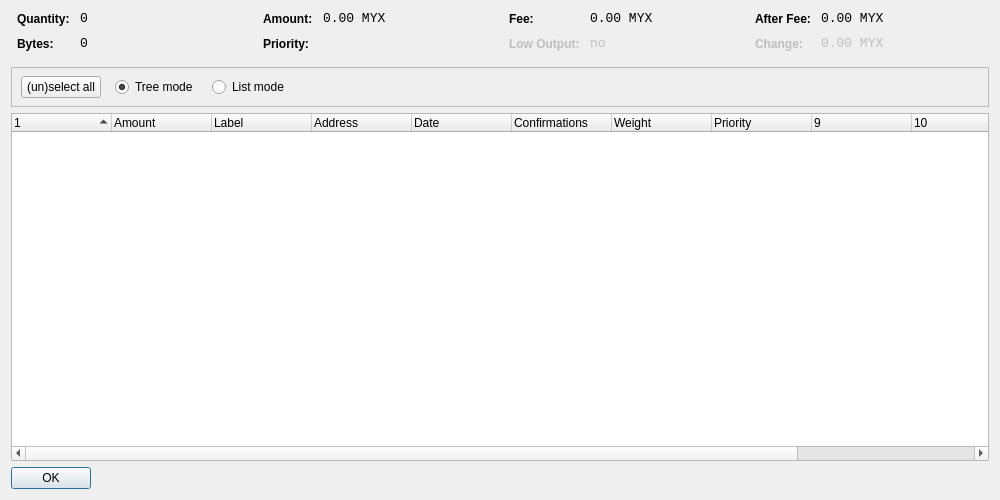
<?xml version="1.0" encoding="UTF-8"?>
<ui version="4.0">
 <class>CoinControlDialog</class>
 <widget class="QWidget" name="CoinControlDialog">
  <property name="geometry">
   <rect>
    <x>0</x>
    <y>0</y>
    <width>1000</width>
    <height>500</height>
   </rect>
  </property>
  <property name="windowTitle">
   <string>Coin Control</string>
  </property>
  <layout class="QVBoxLayout" name="verticalLayout">
   <item>
    <layout class="QHBoxLayout" name="horizontalLayoutTop" stretch="0,0,0,0">
     <property name="topMargin">
      <number>0</number>
     </property>
     <property name="bottomMargin">
      <number>10</number>
     </property>
     <item>
      <layout class="QFormLayout" name="formLayoutCoinControl1">
       <property name="horizontalSpacing">
        <number>10</number>
       </property>
       <property name="verticalSpacing">
        <number>10</number>
       </property>
       <property name="leftMargin">
        <number>6</number>
       </property>
       <property name="rightMargin">
        <number>6</number>
       </property>
       <item row="0" column="0">
        <widget class="QLabel" name="labelCoinControlQuantityText">
         <property name="styleSheet">
          <string notr="true">font-weight:bold;</string>
         </property>
         <property name="text">
          <string>Quantity:</string>
         </property>
        </widget>
       </item>
       <item row="0" column="1">
        <widget class="QLabel" name="labelCoinControlQuantity">
         <property name="font">
          <font>
           <family>Monospace</family>
           <pointsize>10</pointsize>
          </font>
         </property>
         <property name="cursor">
          <cursorShape>IBeamCursor</cursorShape>
         </property>
         <property name="contextMenuPolicy">
          <enum>Qt::ActionsContextMenu</enum>
         </property>
         <property name="text">
          <string notr="true">0</string>
         </property>
         <property name="textInteractionFlags">
          <set>Qt::LinksAccessibleByMouse|Qt::TextSelectableByKeyboard|Qt::TextSelectableByMouse</set>
         </property>
        </widget>
       </item>
       <item row="1" column="0">
        <widget class="QLabel" name="labelCoinControlBytesText">
         <property name="styleSheet">
          <string notr="true">font-weight:bold;</string>
         </property>
         <property name="text">
          <string>Bytes:</string>
         </property>
        </widget>
       </item>
       <item row="1" column="1">
        <widget class="QLabel" name="labelCoinControlBytes">
         <property name="font">
          <font>
           <family>Monospace</family>
           <pointsize>10</pointsize>
          </font>
         </property>
         <property name="cursor">
          <cursorShape>IBeamCursor</cursorShape>
         </property>
         <property name="contextMenuPolicy">
          <enum>Qt::ActionsContextMenu</enum>
         </property>
         <property name="text">
          <string notr="true">0</string>
         </property>
         <property name="textInteractionFlags">
          <set>Qt::LinksAccessibleByMouse|Qt::TextSelectableByKeyboard|Qt::TextSelectableByMouse</set>
         </property>
        </widget>
       </item>
      </layout>
     </item>
     <item>
      <layout class="QFormLayout" name="formLayoutCoinControl2">
       <property name="horizontalSpacing">
        <number>10</number>
       </property>
       <property name="verticalSpacing">
        <number>10</number>
       </property>
       <property name="leftMargin">
        <number>6</number>
       </property>
       <property name="rightMargin">
        <number>6</number>
       </property>
       <item row="0" column="0">
        <widget class="QLabel" name="labelCoinControlAmountText">
         <property name="styleSheet">
          <string notr="true">font-weight:bold;</string>
         </property>
         <property name="text">
          <string>Amount:</string>
         </property>
        </widget>
       </item>
       <item row="0" column="1">
        <widget class="QLabel" name="labelCoinControlAmount">
         <property name="font">
          <font>
           <family>Monospace</family>
           <pointsize>10</pointsize>
          </font>
         </property>
         <property name="cursor">
          <cursorShape>IBeamCursor</cursorShape>
         </property>
         <property name="contextMenuPolicy">
          <enum>Qt::ActionsContextMenu</enum>
         </property>
         <property name="text">
          <string notr="true">0.00 MYX</string>
         </property>
         <property name="textInteractionFlags">
          <set>Qt::LinksAccessibleByMouse|Qt::TextSelectableByKeyboard|Qt::TextSelectableByMouse</set>
         </property>
        </widget>
       </item>
       <item row="1" column="0">
        <widget class="QLabel" name="labelCoinControlPriorityText">
         <property name="styleSheet">
          <string notr="true">font-weight:bold;</string>
         </property>
         <property name="text">
          <string>Priority:</string>
         </property>
        </widget>
       </item>
       <item row="1" column="1">
        <widget class="QLabel" name="labelCoinControlPriority">
         <property name="font">
          <font>
           <family>Monospace</family>
           <pointsize>10</pointsize>
          </font>
         </property>
         <property name="cursor">
          <cursorShape>IBeamCursor</cursorShape>
         </property>
         <property name="contextMenuPolicy">
          <enum>Qt::ActionsContextMenu</enum>
         </property>
         <property name="text">
          <string/>
         </property>
         <property name="textInteractionFlags">
          <set>Qt::LinksAccessibleByMouse|Qt::TextSelectableByKeyboard|Qt::TextSelectableByMouse</set>
         </property>
        </widget>
       </item>
      </layout>
     </item>
     <item>
      <layout class="QFormLayout" name="formLayoutCoinControl3">
       <property name="horizontalSpacing">
        <number>10</number>
       </property>
       <property name="verticalSpacing">
        <number>10</number>
       </property>
       <property name="leftMargin">
        <number>6</number>
       </property>
       <property name="rightMargin">
        <number>6</number>
       </property>
       <item row="0" column="0">
        <widget class="QLabel" name="labelCoinControlFeeText">
         <property name="styleSheet">
          <string notr="true">font-weight:bold;</string>
         </property>
         <property name="text">
          <string>Fee:</string>
         </property>
        </widget>
       </item>
       <item row="0" column="1">
        <widget class="QLabel" name="labelCoinControlFee">
         <property name="font">
          <font>
           <family>Monospace</family>
           <pointsize>10</pointsize>
          </font>
         </property>
         <property name="cursor">
          <cursorShape>IBeamCursor</cursorShape>
         </property>
         <property name="contextMenuPolicy">
          <enum>Qt::ActionsContextMenu</enum>
         </property>
         <property name="text">
          <string notr="true">0.00 MYX</string>
         </property>
         <property name="textInteractionFlags">
          <set>Qt::LinksAccessibleByMouse|Qt::TextSelectableByKeyboard|Qt::TextSelectableByMouse</set>
         </property>
        </widget>
       </item>
       <item row="1" column="0">
        <widget class="QLabel" name="labelCoinControlLowOutputText">
         <property name="enabled">
          <bool>false</bool>
         </property>
         <property name="styleSheet">
          <string notr="true">font-weight:bold;</string>
         </property>
         <property name="text">
          <string>Low Output:</string>
         </property>
        </widget>
       </item>
       <item row="1" column="1">
        <widget class="QLabel" name="labelCoinControlLowOutput">
         <property name="enabled">
          <bool>false</bool>
         </property>
         <property name="font">
          <font>
           <family>Monospace</family>
           <pointsize>10</pointsize>
          </font>
         </property>
         <property name="cursor">
          <cursorShape>IBeamCursor</cursorShape>
         </property>
         <property name="contextMenuPolicy">
          <enum>Qt::ActionsContextMenu</enum>
         </property>
         <property name="text">
          <string>no</string>
         </property>
         <property name="textInteractionFlags">
          <set>Qt::LinksAccessibleByMouse|Qt::TextSelectableByKeyboard|Qt::TextSelectableByMouse</set>
         </property>
        </widget>
       </item>
      </layout>
     </item>
     <item>
      <layout class="QFormLayout" name="formLayoutCoinControl4">
       <property name="horizontalSpacing">
        <number>10</number>
       </property>
       <property name="verticalSpacing">
        <number>10</number>
       </property>
       <property name="leftMargin">
        <number>6</number>
       </property>
       <property name="rightMargin">
        <number>6</number>
       </property>
       <item row="0" column="0">
        <widget class="QLabel" name="labelCoinControlAfterFeeText">
         <property name="styleSheet">
          <string notr="true">font-weight:bold;</string>
         </property>
         <property name="text">
          <string>After Fee:</string>
         </property>
        </widget>
       </item>
       <item row="0" column="1">
        <widget class="QLabel" name="labelCoinControlAfterFee">
         <property name="font">
          <font>
           <family>Monospace</family>
           <pointsize>10</pointsize>
          </font>
         </property>
         <property name="cursor">
          <cursorShape>IBeamCursor</cursorShape>
         </property>
         <property name="contextMenuPolicy">
          <enum>Qt::ActionsContextMenu</enum>
         </property>
         <property name="text">
          <string notr="true">0.00 MYX</string>
         </property>
         <property name="textInteractionFlags">
          <set>Qt::LinksAccessibleByMouse|Qt::TextSelectableByKeyboard|Qt::TextSelectableByMouse</set>
         </property>
        </widget>
       </item>
       <item row="1" column="0">
        <widget class="QLabel" name="labelCoinControlChangeText">
         <property name="enabled">
          <bool>false</bool>
         </property>
         <property name="styleSheet">
          <string notr="true">font-weight:bold;</string>
         </property>
         <property name="text">
          <string>Change:</string>
         </property>
        </widget>
       </item>
       <item row="1" column="1">
        <widget class="QLabel" name="labelCoinControlChange">
         <property name="enabled">
          <bool>false</bool>
         </property>
         <property name="font">
          <font>
           <family>Monospace</family>
           <pointsize>10</pointsize>
          </font>
         </property>
         <property name="cursor">
          <cursorShape>IBeamCursor</cursorShape>
         </property>
         <property name="contextMenuPolicy">
          <enum>Qt::ActionsContextMenu</enum>
         </property>
         <property name="text">
          <string notr="true">0.00 MYX</string>
         </property>
         <property name="textInteractionFlags">
          <set>Qt::LinksAccessibleByMouse|Qt::TextSelectableByKeyboard|Qt::TextSelectableByMouse</set>
         </property>
        </widget>
       </item>
      </layout>
     </item>
    </layout>
   </item>
   <item>
    <widget class="QFrame" name="frame">
     <property name="minimumSize">
      <size>
       <width>0</width>
       <height>40</height>
      </size>
     </property>
     <property name="frameShape">
      <enum>QFrame::StyledPanel</enum>
     </property>
     <property name="frameShadow">
      <enum>QFrame::Sunken</enum>
     </property>
     <widget class="QWidget" name="horizontalLayoutWidget">
      <property name="geometry">
       <rect>
        <x>10</x>
        <y>0</y>
        <width>781</width>
        <height>41</height>
       </rect>
      </property>
      <layout class="QHBoxLayout" name="horizontalLayoutPanel" stretch="0,0,0,0">
       <property name="spacing">
        <number>14</number>
       </property>
       <item>
        <widget class="QPushButton" name="pushButtonSelectAll">
         <property name="sizePolicy">
          <sizepolicy hsizetype="Maximum" vsizetype="Fixed">
           <horstretch>0</horstretch>
           <verstretch>0</verstretch>
          </sizepolicy>
         </property>
         <property name="text">
          <string>(un)select all</string>
         </property>
        </widget>
       </item>
       <item>
        <widget class="QRadioButton" name="radioTreeMode">
         <property name="sizePolicy">
          <sizepolicy hsizetype="Maximum" vsizetype="Fixed">
           <horstretch>0</horstretch>
           <verstretch>0</verstretch>
          </sizepolicy>
         </property>
         <property name="text">
          <string>Tree mode</string>
         </property>
         <property name="checked">
          <bool>true</bool>
         </property>
        </widget>
       </item>
       <item>
        <widget class="QRadioButton" name="radioListMode">
         <property name="sizePolicy">
          <sizepolicy hsizetype="Maximum" vsizetype="Fixed">
           <horstretch>0</horstretch>
           <verstretch>0</verstretch>
          </sizepolicy>
         </property>
         <property name="text">
          <string>List mode</string>
         </property>
        </widget>
       </item>
       <item>
        <spacer name="horizontalSpacer">
         <property name="orientation">
          <enum>Qt::Horizontal</enum>
         </property>
         <property name="sizeHint" stdset="0">
          <size>
           <width>40</width>
           <height>20</height>
          </size>
         </property>
        </spacer>
       </item>
      </layout>
     </widget>
    </widget>
   </item>
   <item>
    <widget class="CoinControlTreeWidget" name="treeWidget">
     <property name="contextMenuPolicy">
      <enum>Qt::CustomContextMenu</enum>
     </property>
     <property name="sortingEnabled">
      <bool>false</bool>
     </property>
     <property name="columnCount">
      <number>12</number>
     </property>
     <attribute name="headerShowSortIndicator" stdset="0">
      <bool>true</bool>
     </attribute>
     <attribute name="headerStretchLastSection">
      <bool>false</bool>
     </attribute>
     <column>
      <property name="text">
       <string/>
      </property>
     </column>
     <column>
      <property name="text">
       <string>Amount</string>
      </property>
     </column>
     <column>
      <property name="text">
       <string>Label</string>
      </property>
     </column>
     <column>
      <property name="text">
       <string>Address</string>
      </property>
     </column>
     <column>
      <property name="text">
       <string>Date</string>
      </property>
     </column>
     <column>
      <property name="text">
       <string>Confirmations</string>
      </property>
      <property name="toolTip">
       <string>Confirmed</string>
      </property>
     </column>
     <column>
      <property name="text">
       <string>Weight</string>
      </property>
     </column>
     <column>
      <property name="text">
       <string>Priority</string>
      </property>
     </column>
     <column>
      <property name="text">
       <string/>
      </property>
     </column>
     <column>
      <property name="text">
       <string/>
      </property>
     </column>
     <column>
      <property name="text">
       <string/>
      </property>
     </column>
     <column>
      <property name="text">
       <string/>
      </property>
     </column>
    </widget>
   </item>
   <item>
    <widget class="QDialogButtonBox" name="buttonBox">
     <property name="sizePolicy">
      <sizepolicy hsizetype="Maximum" vsizetype="Fixed">
       <horstretch>0</horstretch>
       <verstretch>0</verstretch>
      </sizepolicy>
     </property>
     <property name="orientation">
      <enum>Qt::Horizontal</enum>
     </property>
     <property name="standardButtons">
      <set>QDialogButtonBox::Ok</set>
     </property>
    </widget>
   </item>
  </layout>
 </widget>
 <customwidgets>
  <customwidget>
   <class>CoinControlTreeWidget</class>
   <extends>QTreeWidget</extends>
   <header>coincontroltreewidget.h</header>
  </customwidget>
 </customwidgets>
 <resources/>
 <connections/>
</ui>
